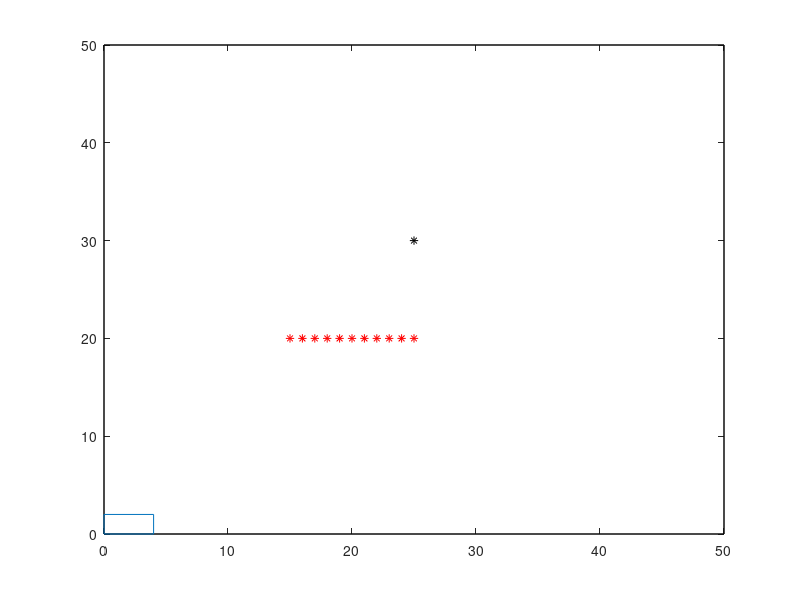

The MATLAB script that drew this image: (Note: this script raises an error after producing the figure.)
close all
clear all
clc;


%%%%%%%%%% WORKSPACE %%%%%%%%%%%%%%%%%%%%%%%%%%%%%%%%%%%%%%%%%%%%%%%%%%%%%%
x=[0,50,50,0,0];
y=[0,0,50,50,0];
plot(x,y,'k')
hold on
%%%%%%%%%%%%%%%%%%%%%%%%%%%%%%%%%%%%%%%%%%%%%%%%%%%%%%%%%%%%%%%%%%%%%%%%%%%

%%%%%%% robot as a rectangular box %%%%%%%%%%%%%%%%%%%%%%%%%%%%%%%%%%%%%%%%%
initx=0;
inity=0;
width=4; % width of the rectangle (/robot)
height=2; % height of the rectangle (/robot)
x1=initx;
x2=initx+width;
x3=x2;
x4=x1;
x5=x1;
y1=0;
y2=0;
y3=inity+height;
y4=y3;
y5=y1;

x0=[x1,x2,x3,x4,x5]; % x's of the vertex (x_i,y_i) of the rectangle (/robot)
y0=[y1,y2,y3,y4,y5]; % y's of the vertex (x_i,y_i) of the rectangle (/robot)
plot(x0,y0)

cgx=initx+(width/2); % x of centroid of the rectangle (/robot)
cgy=inity+(height/2); % y of centroid of the rectangle (/robot)

% angles of the vertices from the centroid of the rectangle (/robot)
newang=0;
r=sqrt(power((x3-cgx),2)+(power((y3-cgy),2)));
theta1=(atan((y3-cgy)/(x3-cgx)))*(180/pi);
theta2=180-theta1;
theta3=180+theta1;
theta4=360-theta1;


robo=[cgx cgy x1 y1 x2 y2 x3 y3 x4 y4];

%%%%%%%%%%%%%%%%%%%%%%%%%%%%%%%%%%%%%%%%%%%%%%%%%%%%%%%%%%%%%%%%%%%%%%%%%%%

%%%%%%%%% goal position %%%%%%%%%%%%%%%%%%%%%%%%%%%%%%%%%%%%%%%%%%%%%%%%%%%
goalx=25;
goaly=30;
plot(goalx,goaly,'k*');

goalang=(atan2((goaly-cgy),(goalx-cgx)))*(180/pi); % goal angle w.r.t robot centroid (/c.g)
if(goalang<0)
    goalang=360+goalang;
end

dist=(sqrt(power((goalx-robo(1)),2)+(power((goaly-robo(2)),2)))); % distance to goal from c.g

%%%%%%%%%%%%%%%%%%%%%%%%%%%%%%%%%%%%%%%%%%%%%%%%%%%%%%%%%%%%%%%%%%%%%%%%%%%

%%%%%%%% control input/ iniitial velocity and angular velocity %%%%%%%%%%%%

vmax=.5;
v=vmax;
w=.30;
delt=100;
delv=v/delt;
%%%%%%%%%%%%%%%%%%%%%%%%%%%%%%%%%%%%%%%%%%%%%%%%%%%%%%%%%%%%%%%%%%%%%%%%%%%


%%%%%%%%%%% position of the obstacles %%%%%%%%%%%%%%%%%%%%%%%%%%%%%%%%%%%%%

obs1x= [15:25];
obs1y= repmat(20,1,length(obs1x));
plot(obs1x,obs1y,'r*');

%%%%%%%%%%%%%%%%%%%%%%%%%%%%%%%%%%%%%%%%%%%%%%%%%%%%%%%%%%%%%%%%%%%%%%%%%%%

resang=0;


%%%%%%%% robot faces toward goal from initial heading %%%%%%%%%%%%%%%%%%%%%
deltheta=0;

T=table;

  while(resang<(goalang-.1))
     
          goalang=(atan2((goaly-robo(2)),(goalx-robo(1))))*(180/pi);
          chang=goalang-resang;
          w=chang/delt;
          deltheta=(w*delt)/2;
          resang=resang+deltheta;
          
          robo(3)=robo(1)+(r*cos(deg2rad(theta3+resang)));
          robo(4)=robo(2)+(r*sin(deg2rad(theta3+resang)));
          robo(5)=robo(1)+(r*cos(deg2rad(theta4+resang)));
          robo(6)=robo(2)+(r*sin(deg2rad(theta4+resang)));
          robo(7)=robo(1)+(r*cos(deg2rad(theta1+resang)));
          robo(8)=robo(2)+(r*sin(deg2rad(theta1+resang)));
          robo(9)=robo(1)+(r*cos(deg2rad(theta2+resang)));
          robo(10)=robo(2)+(r*sin(deg2rad(theta2+resang)));
          xr=[robo(3),robo(5),robo(7),robo(9),robo(3)];
          yr=[robo(4),robo(6),robo(8),robo(10),robo(4)];
          
          plot(xr,yr,'b');
              
          pause(0.1);
       
  end
%%%%%%%%%%%%%%%%%%%%%%%%%%%%%%%%%%%%%%%%%%%%%%%%%%%%%%%%%%%%%%%%%%%%%%%%%%%


%%%%%%%%%% robot movement due to resultant force %%%%%%%%%%%%%%%%%%%%%%%%%%

%parameters initialized
k=0;
count=0;

rho0=2*r; %safety radius
kattr=1; % attractive force proportionality constant
krep=1000; % repulsive force proportionality constant



w=.25;

resultantang=0;
i=0;
deltheta=0;
chang=0;
in=0;
h=0;
chkang=0;


while(dist>1)
    % should be inside the loop because of instanteneous calculation
    fattr=[0;0]; % attractive force
    frepnet=[0;0]; % net repulsive force
    frep=[0;0]; % single repulsive force
    fres=[0;0]; % resultant force

    %%%%% calculation of  attractive force(magnitude+angle) %%%%%%%%%%%%%%%
    dist=sqrt(power((goalx-robo(1)),2)+(power((goaly-robo(2)),2)));
   
    fattr=-(kattr*[robo(1)-goalx;robo(2)-goaly]);
    fattrmag=sqrt(fattr(1)^2+fattr(2)^2);
    attrang=(atan2((goaly-robo(2)),(goalx-robo(1))))*(180/pi);
    %%%%%%%%%%%%%%%%%%%%%%%%%%%%%%%%%%%%%%%%%%%%%%%%%%%%%%%%%%%%%%%%%%%%%%%
    
    %%%%% Calculation of the net repulsive force from all obstacles %%%%%%%
    for cnt=1:1:length(obs1x)
        
        obsdist=sqrt(power((obs1x(cnt)-robo(1)),2)+(power((obs1y(cnt)-robo(2)),2)));
        if(obsdist<=rho0)
            %calculate repulsive force(magnitude+angle)
            frep=krep*((1/obsdist)-(1/rho0))*(1/(obsdist^2))*...
                ([robo(1)-obs1x(cnt);robo(2)-obs1y(cnt)]/norm([robo(1)-obs1x(cnt);robo(2)-obs1y(cnt)])); 
        end
        
        frepnet=frepnet+frep;
    end
        
    frepnetmag=sqrt(frepnet(1)^2+frepnet(2)^2);
    netrepang=(atan2(frepnet(2),frepnet(1)))*(180/pi);
  %%%%%%%%%%%%%%%%%%%%%%%%%%%%%%%%%%%%%%%%%%%%%%%%%%%%%%%%%%%%%%%%%%%%%%%%%  
    
  %%%%%% resulatnt force=attactive force+repulsive force %%%%%%%%%%%%%%%%%%
    fres=fattr+frepnet;
    
    fresmag=sqrt(power(fres(1),2)+power(fres(2),2));
    resultantang=(atan2(fres(2),fres(1)))*(180/pi);
  %%%%%%%%%%%%%%%%%%%%%%%%%%%%%%%%%%%%%%%%%%%%%%%%%%%%%%%%%%%%%%%%%%%%%%%%%
  
  %%%%%%% magnitude and angle calculation for control input %%%%%%%%%%%%%%%
    chang=ch_of_ang(resultantang,resang);
    
    w=chang/delt;
    deltheta=(w*delt)/2;
    resangtemp=resang+deltheta;
    resangtemp=angcorr(resangtemp);      
    
     
    %%%%%%%% angle adjustment using atan2(...) %%%%%%%%%%%%%%%%%%%%%%%%%%%%
    if(abs(ch_of_ang(attrang,resangtemp))>90)
        
        netrepang=(atan2(frepnet(2),frepnet(1)))*(180/pi);
        if netrepang<0
            netrepang=360-abs(netrepang);
        end
        attrang=netrepang+145;
        attrang=angcorr(attrang);

        fattr(1)=sqrt(fattr(1)^2+fattr(2)^2)*cos(deg2rad(attrang));
        fattr(2)=sqrt(fattr(1)^2+fattr(2)^2)*sin(deg2rad(attrang));
        fattrmag=sqrt(fattr(1)^2+fattr(2)^2);
        fres=fattr+frepnet;
        
        in=in+1;
        
        fresmag=sqrt(power(fres(1),2)+power(fres(2),2));
        resultantang=(atan2(fres(2),fres(1)))*(180/pi);
        chang=ch_of_ang(resultantang,resang);
    
        w=chang/delt;
        deltheta=(w*delt)/2;
        resang=resang+deltheta;
        resang=angcorr(resang);
    else
        resang=resangtemp;
    end
%%%%%%%%%%%%%%%%%%%%%%%%%%%%%%%%%%%%%%%%%%%%%%%%%%%%%%%%%%%%%%%%%%%%%%%%%%%


%%%%%%%%%%%% velocity control block %%%%%%%%%%%%%%%%%%%%%%%%%%%%%%%%%%%%%%%
   
    if(sqrt(frepnet(1)^2+frepnet(2)^2)>0)
        costheta=(frepnet(1)*(v*cos(deg2rad(resultantang))))/(sqrt(frepnet(1)^2+frepnet(2)^2)*v);
      
        v=vmax*(1-abs(costheta));
        delv=v/delt;
    else
        v=vmax;
        delv=v/delt;
    end
 %%%%%%%%%%%%%%%%%%%%%%%%%%%%%%%%%%%%%%%%%%%%%%%%%%%%%%%%%%%%%%%%%%%%%%%%%%

  
        
 %%%%%%%%% state propagation of robot using the control input %%%%%%%%%%%%%   
    
    robo(1)=robo(1)+(delv*cos(deg2rad(resang))*delt);
    robo(2)=robo(2)+(delv*sin(deg2rad(resang))*delt);
    
    robo(3)=robo(1)+(r*cos(deg2rad(theta3+resang)));
    robo(4)=robo(2)+(r*sin(deg2rad(theta3+resang)));
    robo(5)=robo(1)+(r*cos(deg2rad(theta4+resang)));
    robo(6)=robo(2)+(r*sin(deg2rad(theta4+resang)));
    robo(7)=robo(1)+(r*cos(deg2rad(theta1+resang)));
    robo(8)=robo(2)+(r*sin(deg2rad(theta1+resang)));
    robo(9)=robo(1)+(r*cos(deg2rad(theta2+resang)));
    robo(10)=robo(2)+(r*sin(deg2rad(theta2+resang)));
    xr=[robo(3),robo(5),robo(7),robo(9),robo(3)];
    yr=[robo(4),robo(6),robo(8),robo(10),robo(4)];
    
    plot(xr,yr,'b');
    pause(0.1);
    
%%%%%%%%%%%%%%%%%%%%%%%%%%%%%%%%%%%%%%%%%%%%%%%%%%%%%%%%%%%%%%%%%%%%%%%%%%%

%%%%%%%%%%% saving required data %%%%%%%%%%%%%%%%%%%%%%%%%%%%%%%%%%%%%%%%%%

T_new = table(attrang,frepnetmag,netrepang,resultantang,chang,chkang,resang);
%save('./testdata.txt','attrang',...
    %'frepnetmag','netrepang','resultantang','chang','chkang','resang','-ASCII','-append')
T=[T;T_new];


  h=h+1;
end
T.Properties.VariableNames = { 'attrang' 'frepnetmag' 'netrepang' 'resultantang' 'chang' 'chkang' 'resang'};
writetable(T, './testdata.txt')
